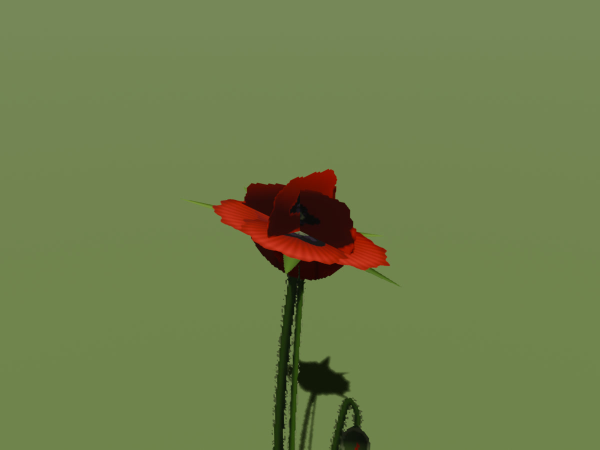
#> input picture docs/checkpoints/wildflower_single_e/wildflower_single_e-eevee-close.jpg, 1200 x 900 px, given in place of ref-1.jpg, which was not available (shown at 1/2 size)
$ python sheet.py
#> lines starting #> are read from the running program, lines starting #| are printed output that depends on the picture; pictures that were not available may be replaced by others from this repository, and a replacement may not be noted
"""Review sheet for wildflower_single_e (refs: assets-source/refs/meadow_props ref-1, the single wildflowers'
approved meadow reference, which shows no poppy): the reference, textured headless EEVEE stills (still.py)
beside the four sibling single wildflowers and a 1.7 m figure, play-scenario shots (`--tilt off`, fixed
clock) from wfe-play.json taken with integration.patch plus the land-b7 weighting and weights.patch
applied (poppies 1 pick in 10), the same play-distance view with uniform picks (wfe-uniform.json,
integration.patch alone), and the kit meadow placement (wfe-kit.json).
Writes docs/checkpoints/wildflower_single_e/sheet.jpg. Run from the repo root after run.sh:
python3 docs/checkpoints/wildflower_single_e/sheet.py"""
import pathlib

from PIL import Image, ImageDraw

ROOT = pathlib.Path(__file__).resolve().parents[3]
DOCS = ROOT / "docs/checkpoints/wildflower_single_e"
CELLS = [
    (ROOT / "assets-source/refs/meadow_props/ref-1.jpg", "ref-1 (approved meadow_props): the singles' species and "
                                                        "palette; no poppy in the reference"),
    (DOCS / "wfe-lineup.jpg", "EEVEE: wildflower_single (daisy), _b (buttercup), _c (cornflower), _d (clover), "
                              "_e (poppy, 0.8 m), 1.7 m figure"),
    (DOCS / "wildflower_single_e-eevee-three_quarter.jpg", "poppy, three-quarter (EEVEE): bowed hairy stem, "
                                                           "nodding bud, lobed basal leaves"),
    (DOCS / "wildflower_single_e-eevee-close.jpg", "poppy, close (EEVEE): scarlet cup, black blotch, capsule"),
    (DOCS / "wildflower_single_e-eevee-top.jpg", "poppy, top (EEVEE): the head card, four petals"),
    (DOCS / "wildflower_single_e-eevee-low_side.jpg", "poppy, low side (EEVEE)"),
    (DOCS / "wfe-play.jpg", "PLAY, weighted 1 in 10, tilt off: seven meadows at play distance "
                            "(seed 1: 32 poppies of 280 single flowers)"),
    (DOCS / "wfe-uni-play.jpg", "PLAY, uniform picks 1 in 5 (integration.patch alone), same view: 47 of 280"),
    (DOCS / "wfe-orbit.jpg", "PLAY: orbit over the start meadow, poppies among the singles and clumps"),
    (DOCS / "wfe-sun.jpg", "PLAY: poppy at (-5.11, 3.69), sun side, about 3 m (wind A)"),
    (DOCS / "wfe-wind.jpg", "PLAY: same camera 60 frames (1 s, fixed clock) later (wind B)"),
    (DOCS / "wfe-shade.jpg", "PLAY: same poppy, shade side, toward the sun, about 3 m"),
    (DOCS / "wfe-detail.jpg", "PLAY: same poppy, about 1.4 m: cup and bud above the grass"),
    (DOCS / "wfe-eye.jpg", "PLAY, walk mode, eye level 1.7 m, 2 m from the poppy"),
    (DOCS / "wfe-kit-close.jpg", "KIT, tilt off: the kit meadow (-1, 1) placement at [2.5, 3.0], on the relief"),
]
W, H, PAD, LABEL = 800, 500, 12, 28
cols, rows = 2, (len(CELLS) + 1) // 2
sheet = Image.new("RGB", (cols * (W + PAD) + PAD, rows * (H + LABEL + PAD) + PAD), (30, 30, 30))
#> sheet: PIL image 1636x4332 RGB; every value is 30
draw = ImageDraw.Draw(sheet)
for i, (path, label) in enumerate(CELLS):
    img = Image.open(path).convert("RGB")
#> img is the input picture: PIL image 1200x900 RGB; mean R, G, B 111, 126.6, 75.9
    img.thumbnail((W, H))
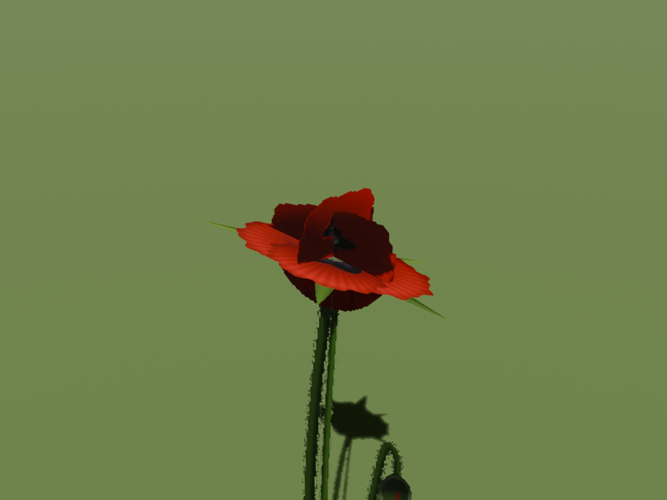
#> img: PIL image 667x500 RGB; mean R, G, B 111, 126.6, 75.9
    x = PAD + (i % cols) * (W + PAD)
    y = PAD + (i // cols) * (H + LABEL + PAD)
    sheet.paste(img, (x + (W - img.width) // 2, y + LABEL + (H - img.height) // 2))
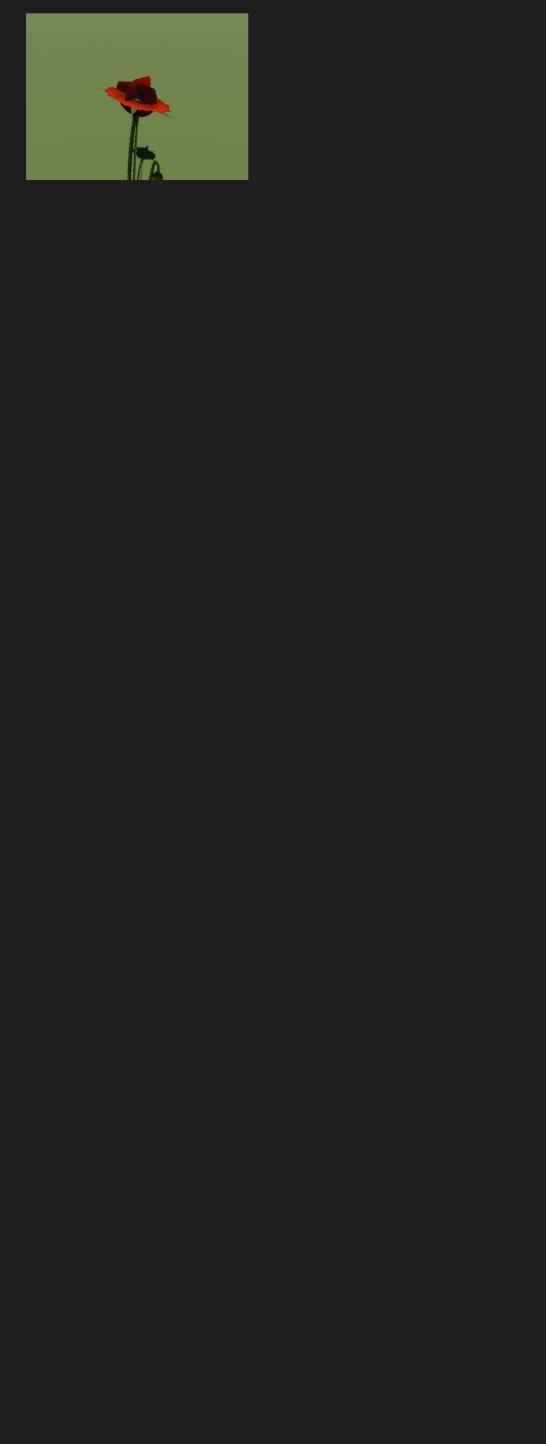
#> sheet: PIL image 1636x4332 RGB (shown at 1/3 size); mean R, G, B 33.8, 34.5, 32.2
    draw.text((x + 4, y + 6), label, fill=(230, 230, 230))
#> pass 2 of the loop `for i, (path, label) in enumerate(CELLS):`:
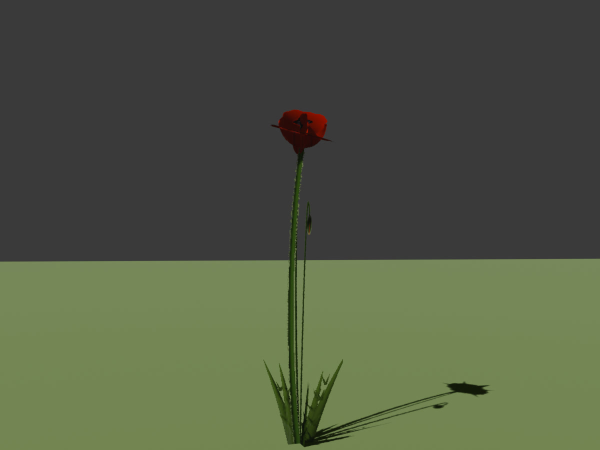
#> input picture docs/checkpoints/wildflower_single_e/wildflower_single_e-eevee-low_side.jpg, 1200 x 900 px, given in place of wfe-lineup.jpg, which was not available (shown at 1/2 size)
#> img is the input picture: PIL image 1200x900 RGB; mean R, G, B 81.2, 88.6, 67.8
#> `img.thumbnail((W, H))`:
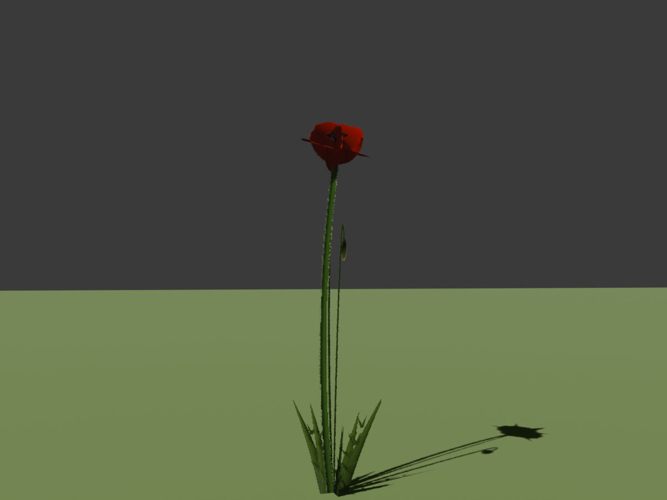
#> img: PIL image 667x500 RGB; mean R, G, B 81.2, 88.6, 67.8
#> `sheet.paste(img, (x + (W - img.width) // 2, y + LABEL + (H - img.heigh..`:
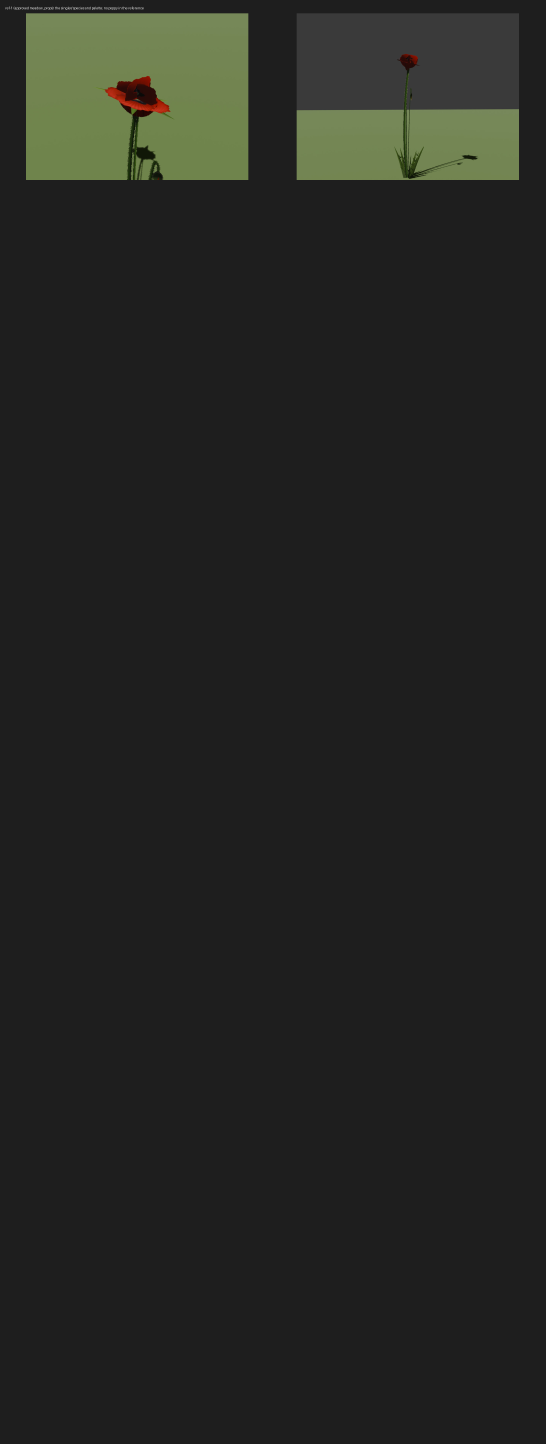
#> sheet: PIL image 1636x4332 RGB (shown at 1/3 size); mean R, G, B 36.2, 37.3, 34
#> (the run stopped early here; a loop or call above may not have finished)
